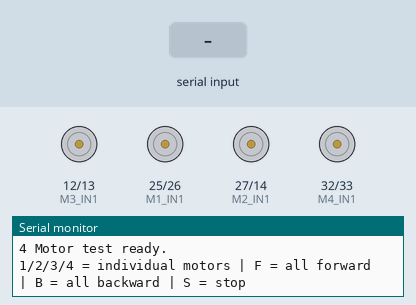
Simulated run of this sketch. Board: ESP32. Parts: motor-driver pin pairs drawn as motors (green arrow = first pin HIGH = forward, orange = second pin HIGH = backward, longer = more drive), the last lines printed to the serial monitor. The inputs (shaded band) are chosen by the test bench.

Above: at 1.2 s.
1.3 s: "1" received over Serial
At 2.4 s:
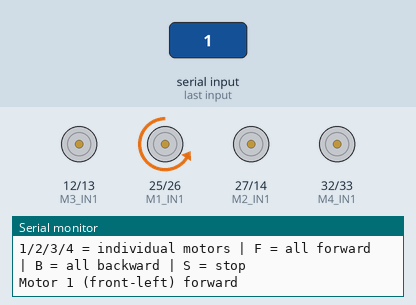
2.8 s: "2" received over Serial
At 3.5 s:
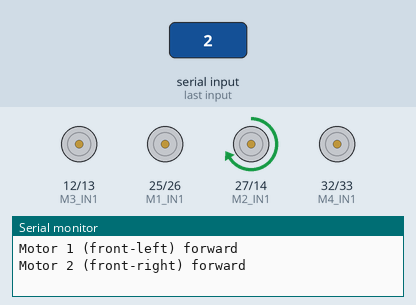
4.3 s: "3" received over Serial
At 4.6 s:
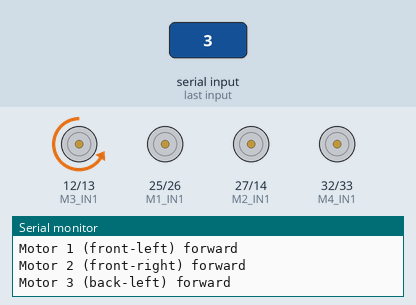
5.8 s: "4" received over Serial
At 7.0 s:
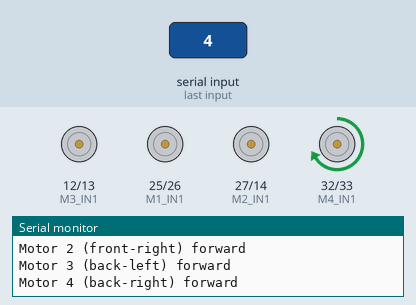
7.3 s: "F" received over Serial
At 8.1 s:
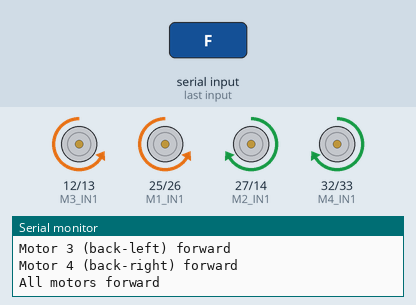
8.8 s: "B" received over Serial
At 9.3 s:
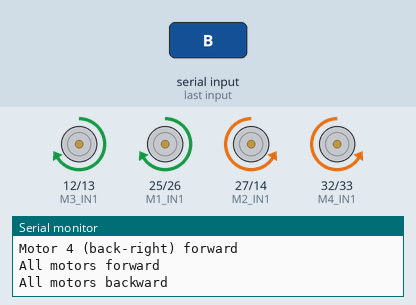
Timing chart, 0 to 11.3 s (numbered marks = the images above; inputs shaded):
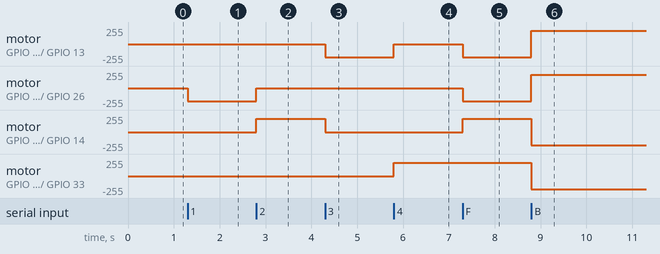

Measured:
- after the input at 1.3 s, motor on GPIO 25 (M1_IN1) / GPIO 26 (M1_IN2): stopped → backward 199/255 at once
- after the input at 2.8 s, motor on GPIO 25 (M1_IN1) / GPIO 26 (M1_IN2): backward 199/255 → stopped at once; motor on GPIO 27 (M2_IN1) / GPIO 14 (M2_IN2): stopped → forward 199/255 at once
- after the input at 4.3 s, motor on GPIO 12 (M3_IN1) / GPIO 13 (M3_IN2): stopped → backward 199/255 at once; motor on GPIO 27 (M2_IN1) / GPIO 14 (M2_IN2): forward 199/255 → stopped at once
- after the input at 5.8 s, motor on GPIO 12 (M3_IN1) / GPIO 13 (M3_IN2): backward 199/255 → stopped at once; motor on GPIO 32 (M4_IN1) / GPIO 33 (M4_IN2): stopped → forward 199/255 at once
- after the input at 7.3 s, motor on GPIO 12 (M3_IN1) / GPIO 13 (M3_IN2), motor on GPIO 25 (M1_IN1) / GPIO 26 (M1_IN2): stopped → backward 199/255 at once; motor on GPIO 27 (M2_IN1) / GPIO 14 (M2_IN2): stopped → forward 199/255 at once
- after the input at 8.8 s, motor on GPIO 12 (M3_IN1) / GPIO 13 (M3_IN2), motor on GPIO 25 (M1_IN1) / GPIO 26 (M1_IN2): backward 199/255 → forward 199/255 at once; motor on GPIO 27 (M2_IN1) / GPIO 14 (M2_IN2), motor on GPIO 32 (M4_IN1) / GPIO 33 (M4_IN2): forward 199/255 → backward 199/255 at once

The sketch:

motor_test_4.ino
```cpp
// =============================================
// 4 Motor Test — ESP32 + 2x DRV8833
// ESP32 Arduino Core v3.x compatible
// Serial Monitor at 115200 baud
//
// M1 and M3 are physically mirrored so their
// speed is negated to match M2 and M4 direction
//
// Commands:
//   1 = Motor 1 forward (front-left)
//   2 = Motor 2 forward (front-right)
//   3 = Motor 3 forward (back-left)
//   4 = Motor 4 forward (back-right)
//   F = all motors forward
//   B = all motors backward
//   S = stop all
// =============================================

// --- Motor 1: Front-Left (DRV8833_A, OUT1+OUT2) ---
#define M1_IN1  25
#define M1_IN2  26

// --- Motor 2: Front-Right (DRV8833_A, OUT3+OUT4) ---
#define M2_IN1  27
#define M2_IN2  14

// --- Motor 3: Back-Left (DRV8833_B, OUT1+OUT2) ---
#define M3_IN1  12
#define M3_IN2  13

// --- Motor 4: Back-Right (DRV8833_B, OUT3+OUT4) ---
#define M4_IN1  32
#define M4_IN2  33

// Direction multipliers — flip if a motor spins wrong way
#define M1_DIR  -1
#define M2_DIR   1
#define M3_DIR  -1
#define M4_DIR   1

#define LEDC_FREQ   1000
#define LEDC_RES    8

void setMotor(int pin1, int pin2, int speed) {
  speed = constrain(speed, -255, 255);

  if (speed > 0) {
    ledcWrite(pin1, speed);
    ledcWrite(pin2, 0);
  } else if (speed < 0) {
    ledcWrite(pin1, 0);
    ledcWrite(pin2, abs(speed));
  } else {
    ledcWrite(pin1, 0);
    ledcWrite(pin2, 0);
  }
}

void stopAll() {
  setMotor(M1_IN1, M1_IN2, 0);
  setMotor(M2_IN1, M2_IN2, 0);
  setMotor(M3_IN1, M3_IN2, 0);
  setMotor(M4_IN1, M4_IN2, 0);
}

void setup() {
  Serial.begin(115200);

  ledcAttach(M1_IN1, LEDC_FREQ, LEDC_RES);
  ledcAttach(M1_IN2, LEDC_FREQ, LEDC_RES);
  ledcAttach(M2_IN1, LEDC_FREQ, LEDC_RES);
  ledcAttach(M2_IN2, LEDC_FREQ, LEDC_RES);
  ledcAttach(M3_IN1, LEDC_FREQ, LEDC_RES);
  ledcAttach(M3_IN2, LEDC_FREQ, LEDC_RES);
  ledcAttach(M4_IN1, LEDC_FREQ, LEDC_RES);
  ledcAttach(M4_IN2, LEDC_FREQ, LEDC_RES);

  stopAll();

  Serial.println("4 Motor test ready.");
  Serial.println("1/2/3/4 = individual motors | F = all forward | B = all backward | S = stop");
}

void loop() {
  if (Serial.available()) {
    char cmd = Serial.read();

    switch (cmd) {
      case '1':
        stopAll();
        setMotor(M1_IN1, M1_IN2, 200 * M1_DIR);
        Serial.println("Motor 1 (front-left) forward");
        break;
      case '2':
        stopAll();
        setMotor(M2_IN1, M2_IN2, 200 * M2_DIR);
        Serial.println("Motor 2 (front-right) forward");
        break;
      case '3':
        stopAll();
        setMotor(M3_IN1, M3_IN2, 200 * M3_DIR);
        Serial.println("Motor 3 (back-left) forward");
        break;
      case '4':
        stopAll();
        setMotor(M4_IN1, M4_IN2, 200 * M4_DIR);
        Serial.println("Motor 4 (back-right) forward");
        break;
      case 'F':
        setMotor(M1_IN1, M1_IN2, 200 * M1_DIR);
        setMotor(M2_IN1, M2_IN2, 200 * M2_DIR);
        setMotor(M3_IN1, M3_IN2, 200 * M3_DIR);
        setMotor(M4_IN1, M4_IN2, 200 * M4_DIR);
        Serial.println("All motors forward");
        break;
      case 'B':
        setMotor(M1_IN1, M1_IN2, -200 * M1_DIR);
        setMotor(M2_IN1, M2_IN2, -200 * M2_DIR);
        setMotor(M3_IN1, M3_IN2, -200 * M3_DIR);
        setMotor(M4_IN1, M4_IN2, -200 * M4_DIR);
        Serial.println("All motors backward");
        break;
      case 'S':
        stopAll();
        Serial.println("All stopped");
        break;
    }
  }
}
```
